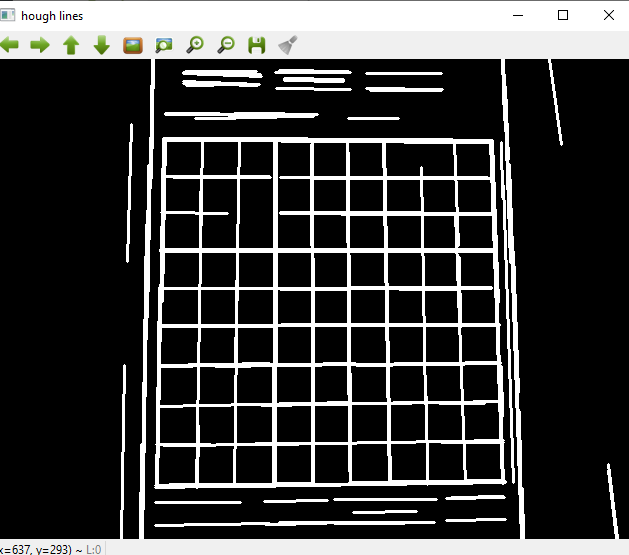
#> input picture images/houghlines.PNG, 629 x 555 px, given in place of the camera
$ python webcam_main.py
#> lines starting #> are read from the running program, lines starting #| are printed output that depends on the picture; after the words box and inside, x2 and y2 are one past the last pixel; in counts of white or black regions, pixels touching at a corner belong together
#> further down, frame is the input picture: shape (555, 629, 3); mean B, G, R 60.4, 60.8, 60.7
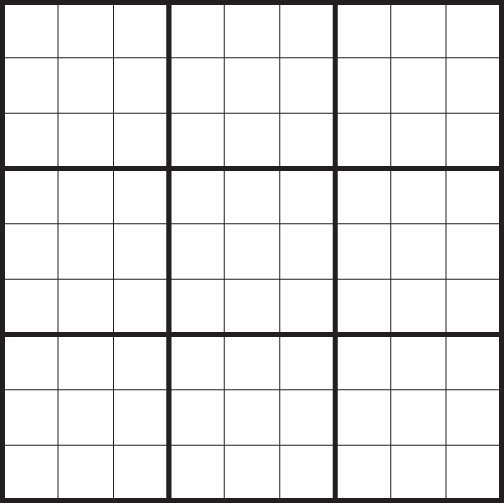
#> input picture blank_grid.png, 504 x 504 px
#> further down, blank_grid is the input picture: shape (504, 504, 3); mean B, G, R 232.5, 232.4, 232.8
### get_grid.py
# -*- coding: utf-8 -*-
"""
Created on Thu Jul 16 09:47:58 2020

@author: anjit
"""
import cv2
import numpy as np


def preprocess(image):


    """ This is a function that converts the image to gray scale and
        performs guassian blur to remove the noice and apply adaptive
        threshold"""

    # Convert to grayscale image
    gray_image = cv2.cvtColor(image, cv2.COLOR_BGR2GRAY)

    # Apply Guassian Blur to reduce Nocie
    blur_image = cv2.GaussianBlur(gray_image, (5,5), 0)
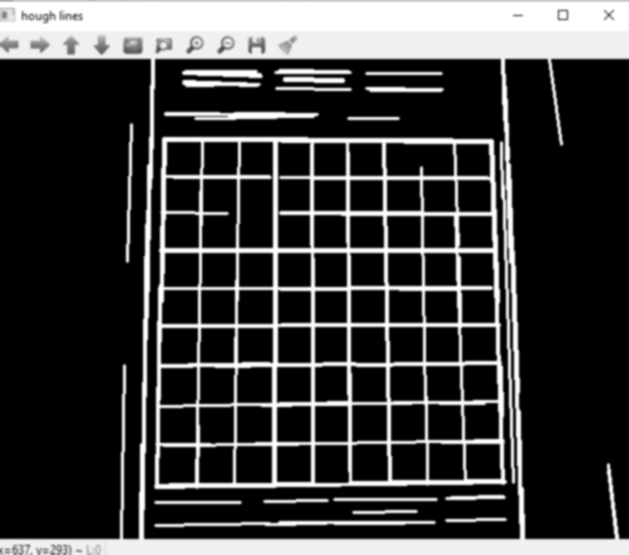
#> blur_image: shape (555, 629); min 0, max 255, mean 60.8

    # Apply thresh hold
    thresh = cv2.adaptiveThreshold(blur_image, 255, cv2.ADAPTIVE_THRESH_GAUSSIAN_C, cv2.THRESH_BINARY, 5, 2)
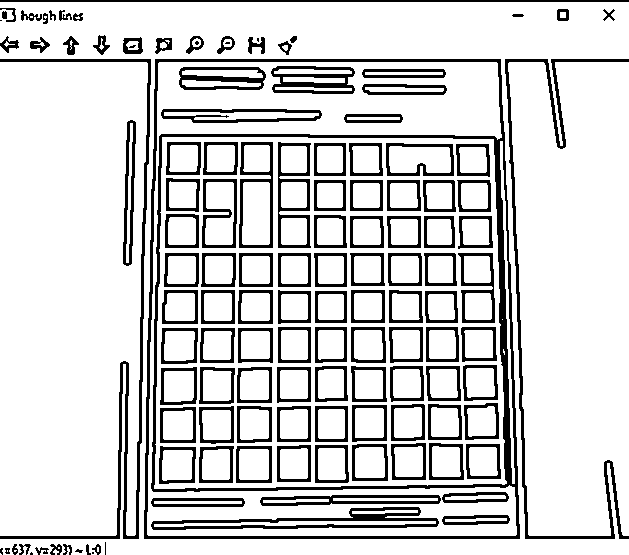
#> thresh: shape (555, 629); 82.5% white; 129 black regions (10 under 20 px), largest, box (x1, y1, x2, y2) and area: (144, 59, 520, 539) 10282, (0, 59, 151, 539) 3374, (505, 59, 629, 539) 3197

    return thresh

def get_grid_loc(image, height, width):
        """
        Expects preprocessed binary image
        """
#> called with height = 555, width = 629

        grid_loc = None

        detected = False # flag value that checks if sudoku is detected or not

        # maybe better than adaptive thresholding
        # edge = cv2.Canny(image, 50, 150, apertureSize=3)

        # invert black/white so that contours are white
        invert = cv2.bitwise_not(image)

        hough_lines = get_hough_lines(invert, height, width)

        if hough_lines is not None:
            grid_loc = get_max_rect(hough_lines)

            # DEBUG : draw max rectangle -------------------
        if grid_loc is not None:
            cv2.imshow('Max Area Rectangle', cv2.polylines(
            cv2.cvtColor(image, cv2.COLOR_GRAY2BGR), [np.int32(grid_loc)], True, (0, 255, 0), 2))
            # ----------------------------------------------
        if grid_loc is None:
            return [], detected
        else:
            return grid_loc, True

def get_hough_lines(image, height, width):

#> called with height = 555, width = 629
    hough_lines = None

    # get hough transform
    lines = cv2.HoughLinesP(image, 1, np.pi/180, 50, minLineLength=50, maxLineGap=5)
#> lines = 245 rows, first 6: [0, 537, 628, 537], [0, 60, 628, 60], [0, 0, 628, 0], [0, 536, 628, 536], [0, 538, 628, 538], [0, 1, 628, 1]

    # check if any lines were found
    if (lines is not None) and (len(lines) != 0):
        # create blank black image with only one color channel (don't use UMat, overhead too big for simple draw)
        hough_lines = np.zeros((height, width), dtype=np.uint8)

        # draw all found lines in source image
        for line in lines:
            x_1, y_1, x_2, y_2 = line[0]
            # draw white line
            cv2.line(hough_lines, (x_1, y_1), (x_2, y_2), (255, 255, 255), 2)
#> this loop made 245 passes
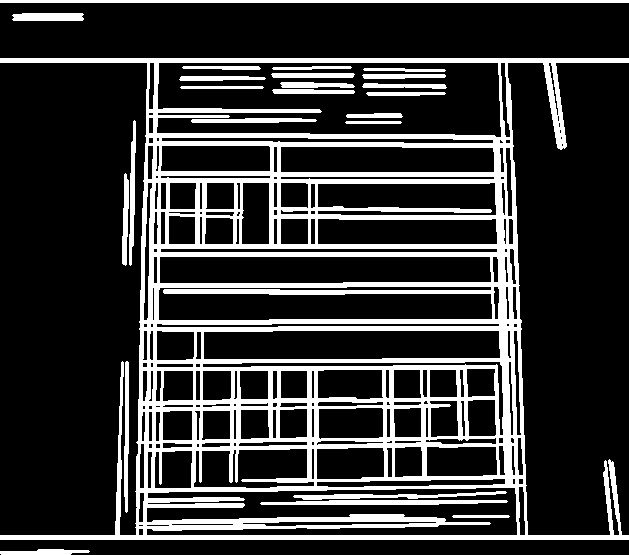
#> hough_lines: shape (555, 629); 21.3% white; 24 white regions

        # DEBUG ---------------
    #cv2.imshow("hough lines", hough_lines)
            # ---------------------

    return hough_lines

def get_max_rect(image):

    max_rectangle = None

    # get all contours in given image (contours must be white)
    contours, _ = cv2.findContours(
        image, cv2.RETR_EXTERNAL, cv2.CHAIN_APPROX_SIMPLE)
#> contours = 7 contours; box (x1, y1, x2, y2) and area: (0, 58, 629, 540) 185517, (0, 0, 629, 3) 1256, (12, 13, 84, 21) 478, (129, 120, 136, 266) 459, (124, 361, 129, 513) 444, (122, 173, 129, 266) 354, (0, 549, 90, 555) 308

    contours = sorted(contours, key=cv2.contourArea, reverse=True)

    # atleast one contour must be found
    if len(contours) > 0:

        max_contour = None

        for contour in contours:
            # threshold for contour area
            if cv2.contourArea(contour) < (image.shape[0] * image.shape[1]) / 20:
                break

            # approximate polygon of given contour
            epsilon = 0.02 * cv2.arcLength(contour, True)
            poly_approx = cv2.approxPolyDP(contour, epsilon, True)

            # rectangle needs only 4 points
            if len(poly_approx) == 4:
                max_contour = poly_approx
                break
#> this loop made 2 passes
#> epsilon on pass 1: 71.74
#> contour on pass 2: [[0, 0], [0, 2], [628, 2], [628, 0]]

        if max_contour is not None:

            max_rectangle = np.zeros((4, 2), dtype=np.float32)

            # reshape for convenience
            points = max_contour.reshape(-1, 2)

            # the top-left point has the smallest sum
            # whereas the bottom-right has the largest sum
            sum_of = points.sum(axis=1)
            max_rectangle[0] = points[np.argmin(sum_of)]
            max_rectangle[2] = points[np.argmax(sum_of)]

            # compute the difference between the points -- the top-right
            # will have the minumum difference and the bottom-left will
            # have the maximum difference
            diff_of = np.diff(points, axis=1)
            max_rectangle[1] = points[np.argmin(diff_of)]
            max_rectangle[3] = points[np.argmax(diff_of)]

    return max_rectangle

# perspective if you look direcly from above


# [15 lines left out: function transform_image_perspective, not called in this run]

### webcam_main.py
# -*- coding: utf-8 -*-
"""
Created on Fri Jul 10 10:33:10 2020

@author: anjitha
"""
# Import all standard libraries and class
import cv2
#import numpy as np
import solve_sudoku
import get_grid
import pytesseract
import split_grid
import display_sudo

# If path not set change the path given below to the path where your tesseract.exe file exists
pytesseract.pytesseract.tesseract_cmd = r'C:\Program Files\Tesseract-OCR\tesseract.exe'


stream = cv2.VideoCapture(0)

if not stream.isOpened():
    stream.release()
    print("Error while opening the camera")

SUDOKU_GRID_HEIGHT = 450
SUDOKU_GRID_WIDTH = 450
stream_width = int(stream.get(3))
stream_height = int(stream.get(4))
font = cv2.FONT_HERSHEY_SIMPLEX
message = "Sudoku Not detected"


while(True):

    ret, frame = stream.read()

    blank_grid = cv2.imread('blank_grid.png')

    preprocessed_frame = get_grid.preprocess(frame)

    grid_loc, detected = get_grid.get_grid_loc(preprocessed_frame, stream_height, stream_width)
#> grid_loc = []; detected = False

    if detected:
        sudoku_grid_image, matrix = get_grid.transform_image_perspective(preprocessed_frame, grid_loc)
         # show converted frame
        #cv2.imshow("Perspective Transformed", sudoku_grid_image)
        message = "Sudoku Detected"
        cv2.imwrite('Sudoku.png',sudoku_grid_image)
        split_grid.digitize_captured(sudoku_grid_image)
        sudoku_grid = split_grid.sudoku_grid()
        print("sudoku before solving")
        print("\n\n")
        display_sudo.print_sudo(sudoku_grid)
        solve_sudoku.solve(sudoku_grid)
        print("sudoku after solving")
        print("\n\n")
        display_sudo.print_sudo(sudoku_grid)
        solution = display_sudo.displaySolution(blank_grid, sudoku_grid)
        cv2.imshow("Result", solution)
    #cv2.imshow("Thresh", preprocessed_frame)

    #cv2.putText(frame, message, (10, 350), font, 0.6, (255, 0, 0))
    cv2.imshow("Sudoku Frame", frame)


    if cv2.waitKey(1) & 0xFF == ord('q'):
#> (key q is pressed here)
            print("You Quit from the game")
            break

stream.release()
cv2.destroyAllWindows()
